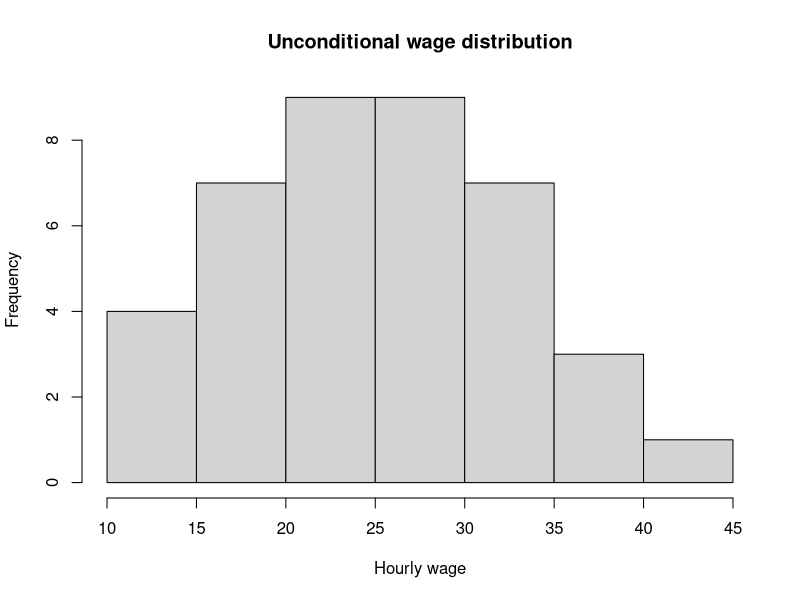
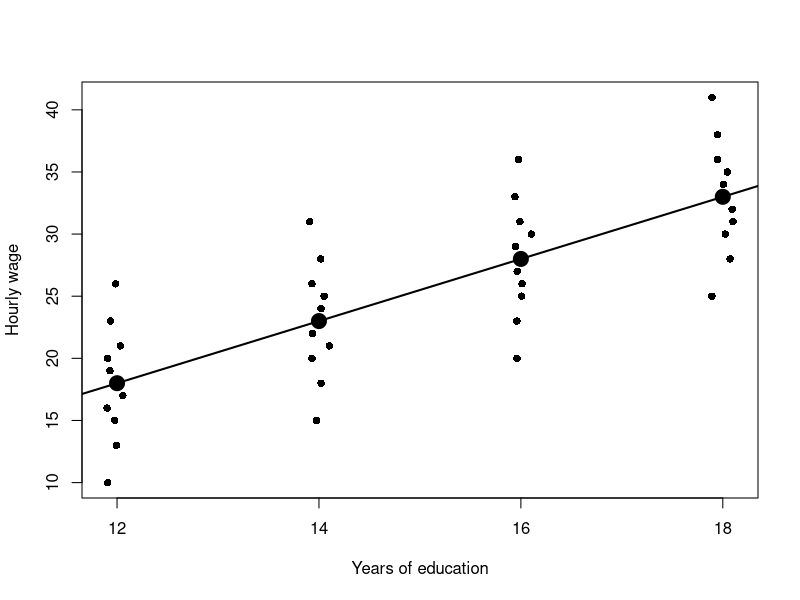
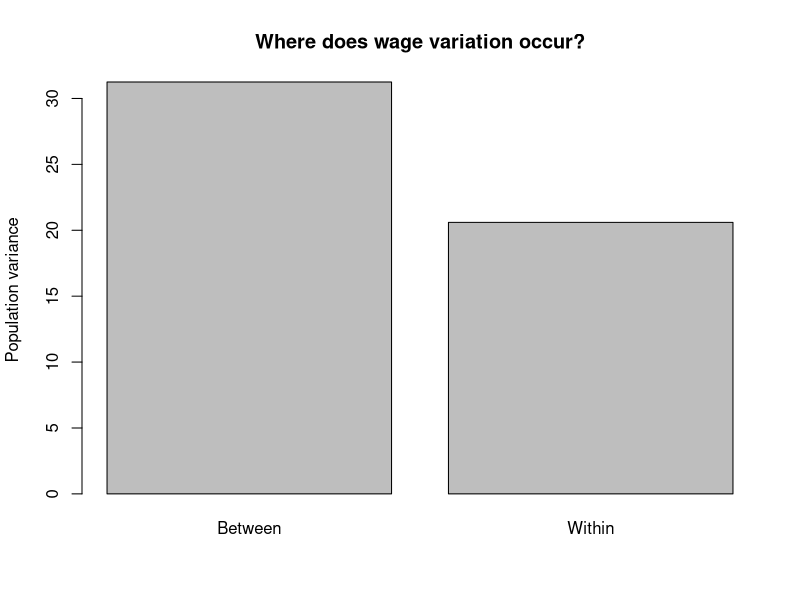
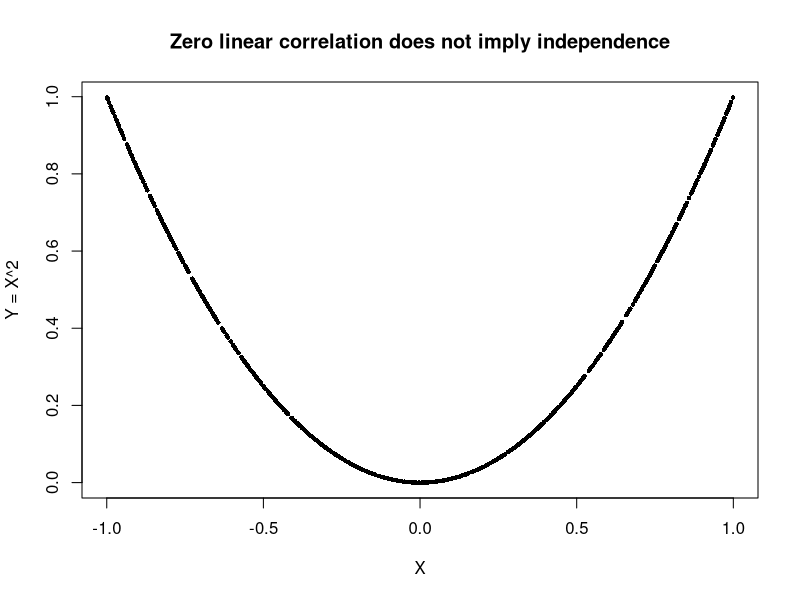

Generate these figures, in order, with R:
# Lecture 02: Probability for Econometrics
# What Does a Regression Predict?
#
# Standalone live-lab script. No external packages or data files are required.
# The numbered sections match the lecture-02.qmd walkthrough.

# -----------------------------------------------------------------------------
# SETUP: Construct the 40-worker teaching dataset
# -----------------------------------------------------------------------------

educ <- rep(c(12, 14, 16, 18), each = 10)
deviation <- rep(c(-8, -5, -3, -2, -1, 1, 2, 3, 5, 8), times = 4)
conditional_mean <- -12 + 2.5 * educ

workers <- data.frame(
  worker = seq_along(educ),
  educ = educ,
  wage = conditional_mean + deviation
)

# Inspect the first observations so students can see what has been constructed.
head(workers, 12)

# =============================================================================
# LAB STEP 1 — What does the unconditional wage distribution tell us?
# =============================================================================

# PREDICTION STOP:
# Before running the next lines, ask:
# "If we know nothing else about a randomly selected worker, what would you
#  predict for wage?"

mean(workers$wage)     # Verified: 25.5
range(workers$wage)    # Verified: 10 to 41

hist(
  workers$wage,
  breaks = 8,
  main = "Unconditional wage distribution",
  xlab = "Hourly wage"
)

# WHY: The unconditional mean is our natural mean prediction before using any
# worker characteristics. It is not an exact individual forecast.

# =============================================================================
# LAB STEP 2 — Does conditioning on education change what we expect?
# =============================================================================

# PREDICTION STOP:
# Ask whether E(WAGE | EDUC) should be constant or should change with education.

group_means <- aggregate(wage ~ educ, data = workers, FUN = mean)
group_means

# Verified conditional means:
# EDUC 12 -> 18
# EDUC 14 -> 23
# EDUC 16 -> 28
# EDUC 18 -> 33

# WHY: E(WAGE) and E(WAGE | EDUC = x) answer different questions because the
# information set is different.

# =============================================================================
# LAB STEP 3 — Does knowing education eliminate uncertainty?
# =============================================================================

# PREDICTION STOP:
# Ask whether wages within each education group will be tightly clustered or
# whether substantial dispersion will remain.

set.seed(3020)  # Only for reproducible horizontal jitter in the plot.
jittered_educ <- jitter(workers$educ, amount = 0.12)

plot(
  jittered_educ,
  workers$wage,
  pch = 16,
  xlab = "Years of education",
  ylab = "Hourly wage",
  xaxt = "n"
)
axis(1, at = c(12, 14, 16, 18))

# Add the conditional means as larger points.
points(
  group_means$educ,
  group_means$wage,
  pch = 19,
  cex = 2
)

# Add the conditional-mean relationship.
abline(a = -12, b = 2.5, lwd = 2)

# Check the 16-year group explicitly.
workers_16 <- subset(workers, educ == 16)
mean(workers_16$wage)   # Verified: 28
range(workers_16$wage)  # Verified: 20 to 36

# WHY: The conditional mean can be informative even though individual outcomes
# remain dispersed around it.

# =============================================================================
# LAB STEP 4 — Between-group versus within-group variation
# =============================================================================

# PREDICTION STOP:
# Ask whether most total wage variation will occur between education groups or
# within education groups.

# Population variance helper. We use mean squared deviation because the
# textbook decomposition is a population identity.
pop_var <- function(x) {
  mean((x - mean(x))^2)
}

total_variance <- pop_var(workers$wage)

# Give each worker the mean wage of their education group.
group_mean_for_each_worker <- ave(
  workers$wage,
  workers$educ,
  FUN = mean
)

# Variation in conditional means across workers.
between_variance <- mean(
  (group_mean_for_each_worker - mean(workers$wage))^2
)

# Average variation around conditional means.
within_variance <- mean(
  (workers$wage - group_mean_for_each_worker)^2
)

variance_decomposition <- c(
  total = total_variance,
  between = between_variance,
  within = within_variance,
  check = between_variance + within_variance,
  between_share = between_variance / total_variance,
  within_share = within_variance / total_variance
)

variance_decomposition

# Verified values:
# total         = 51.85
# between       = 31.25
# within        = 20.60
# check         = 51.85
# between_share = 0.6027001
# within_share  = 0.3972999

# Optional visual summary of the decomposition.
barplot(
  c(Between = between_variance, Within = within_variance),
  main = "Where does wage variation occur?",
  ylab = "Population variance"
)

# WHY: Education can account for substantial systematic variation while a large
# amount of uncertainty remains among workers with the same education.

# =============================================================================
# LAB STEP 5 — Where does regression appear?
# =============================================================================

# PREDICTION STOP:
# From the group means 18, 23, 28, 33 at education 12, 14, 16, 18, ask students
# to predict the intercept and slope before running lm().

model <- lm(wage ~ educ, data = workers)

coef(model)                 # Verified: intercept -12, slope 2.5
summary(model)$r.squared    # Verified: 0.6027001

# Compare regression R-squared with between-group share of total variance.
between_variance / total_variance

# Full regression output if useful for discussion.
summary(model)

# DELIBERATE MISCONCEPTION / FAILURE:
# "The model predicts $28 for someone with 16 years of education, therefore a
#  worker with 16 years of education should earn approximately $28."
# Correction: $28 is a fitted conditional mean, not a deterministic outcome.
#
# Second misconception:
# "The slope is 2.5, therefore another year of education causes wage to rise by
#  $2.50."
# Correction: the observed conditional relationship is not automatically causal.

# =============================================================================
# OPTIONAL: 60-second correlation trap
# =============================================================================

# PREDICTION STOP:
# Ask: "If correlation is approximately zero, are X and Y unrelated?"

set.seed(123)
x <- runif(1000, -1, 1)
y <- x^2

cor(x, y)
plot(
  x,
  y,
  pch = 16,
  cex = 0.6,
  main = "Zero linear correlation does not imply independence",
  xlab = "X",
  ylab = "Y = X^2"
)

# WHY: Correlation measures linear association. Here Y is completely determined
# by X even though the linear correlation is approximately zero.

# =============================================================================
# FINAL CONSISTENCY CHECKS — should all return TRUE
# =============================================================================

stopifnot(isTRUE(all.equal(mean(workers$wage), 25.5)))
stopifnot(isTRUE(all.equal(total_variance, 51.85)))
stopifnot(isTRUE(all.equal(between_variance, 31.25)))
stopifnot(isTRUE(all.equal(within_variance, 20.6)))
stopifnot(isTRUE(all.equal(unname(coef(model)), c(-12, 2.5), tolerance = 1e-12)))
stopifnot(isTRUE(all.equal(summary(model)$r.squared, between_variance / total_variance)))

message("Lecture 02 consistency checks passed.")
